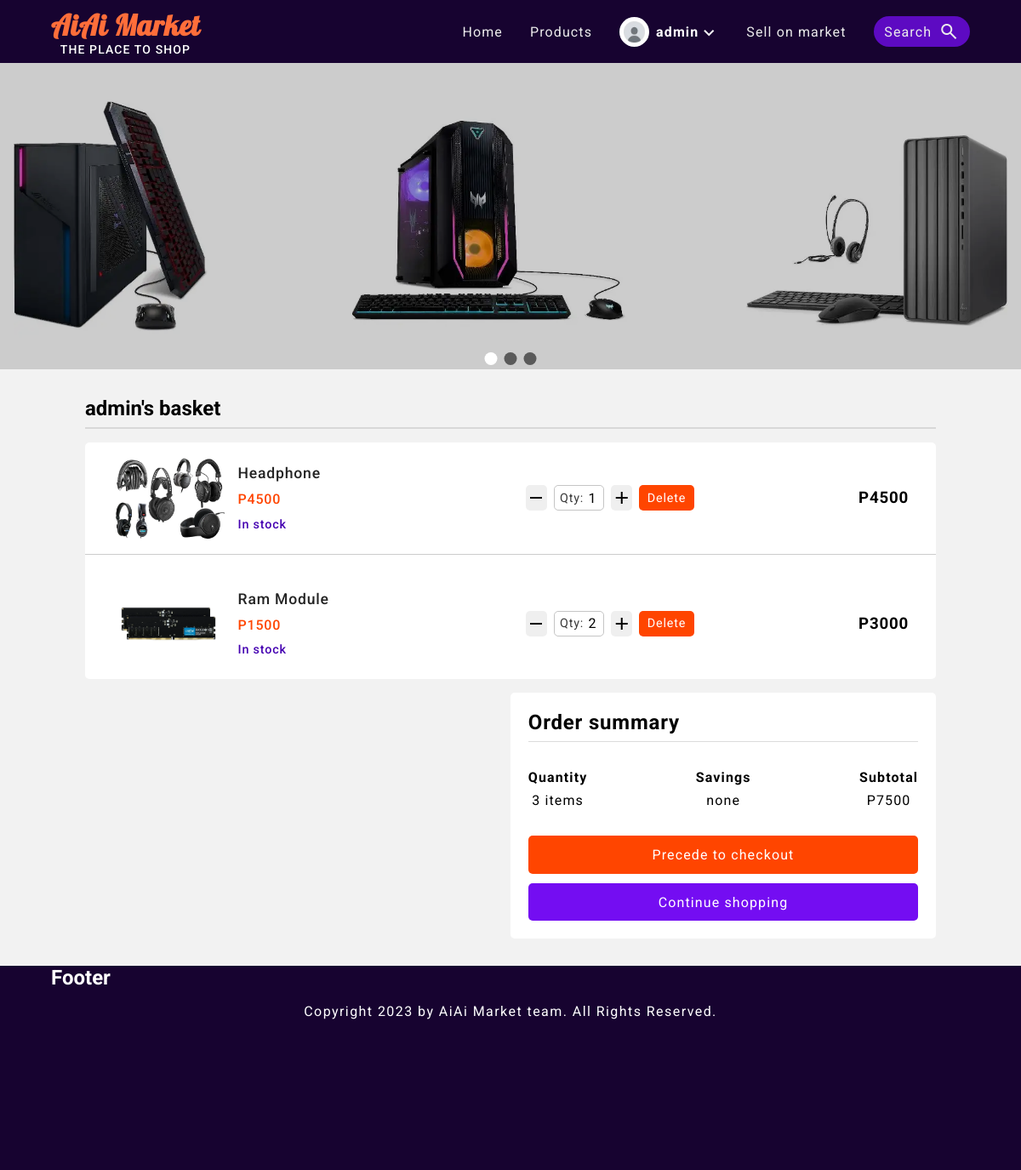
The app's page /my/basket/ (signed in), older data.
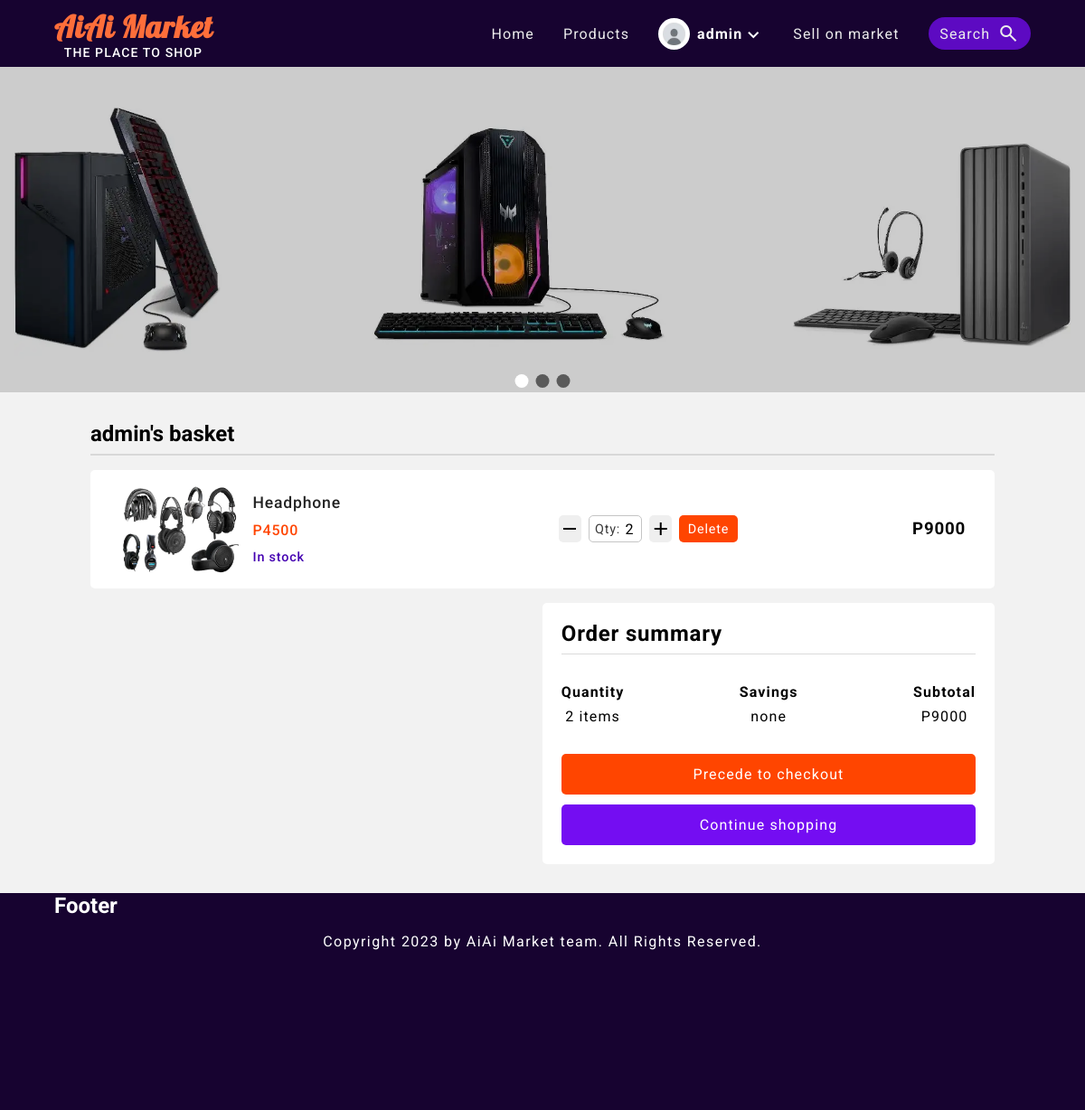
The same page, newer data.
### users/models.py (models this page shows, shortened)
class UserProfile(models.Model):
    user = models.OneToOneField(User, on_delete=models.CASCADE, null=True, blank=True)
    profile_image = models.ImageField(upload_to='profile_images', default='profile_images/default_iamge.webp')
    user_name = models.CharField(max_length=50)
    first_name = models.CharField(max_length=50)
    last_name = models.CharField(max_length=100)
    email = models.EmailField(max_length=100)

### products/models.py (models this page shows, shortened)
class Order(models.Model):
    customer = models.ForeignKey(User, on_delete=models.CASCADE)
    product = models.ForeignKey(Product, on_delete=models.CASCADE)
    ordered_date = models.DateTimeField(auto_now_add=True)
    quantity = models.IntegerField(default=1)
    open = models.BooleanField(default=True)
    def get_order_total(self):
        order = Order.objects.get(customer=self.customer, product=self.product)
        if self.product.get_discount_price():
            order_total = self.quantity * self.product.get_discount_price()
            discount_amount = self.quantity * self.product.price - order_total
            return order_total
        else:
            order_total = self.quantity * self.product.price
            return order_total

class Product(models.Model):
    id = models.UUIDField(
        primary_key=True,
        default=uuid.uuid4,
        editable=False
    )
    category = models.ForeignKey(ProductCategory, on_delete=models.CASCADE)
    sub_category = models.ForeignKey(ProductSubCategory, on_delete=models.CASCADE, null=True, blank=True)
    name = models.CharField(max_length=100)
    brand = models.CharField(max_length=100, blank=True, null=True)
    product_image = models.ImageField(upload_to='product_image', null=True, blank=True)
    description = models.TextField(max_length=300)
    detail = models.TextField()
    price = models.DecimalField(max_digits=10, decimal_places=0, default=0.0)
    created = models.DateTimeField(auto_now_add=True)
    updated = models.DateTimeField(auto_now=True)
    available = models.BooleanField(default=True)
    num_of_times_solid = models.IntegerField(default=0)
    likes = models.DecimalField(max_digits=5, decimal_places=1 ,default=0.0)
    def get_product_image_url(self):
        return self.product_image.url
    def get_discount_price(self):
        item = Product.objects.get(name=self.name)
        if item.sub_category:
            if item.sub_category.name == 'Gaming Laptop':
                discount = float(item.price) - float(item.price) * .10
                return int(str(discount)[0:-2])
        return 0
    class Meta:
        ordering = ['-created']
        verbose_name_plural = 'Products'

### products/views.py (the view)
# urls.py: path('my/basket/', basket_view, name='product-basket'),
@login_required
def basket_view(request):
    user = request.user
    query_set = user.order_set.all()
    context = {'query_set': query_set}
    if not query_set.exists():
        messages.info(request, 'Your basket is empty.')
        return redirect('products:product-list')
    return render(request, 'products/basket.html', context)

### templates/products/basket.html (shortened to what this page needs)
{% extends 'index.html' %}
{% block content %}
<div class="product-basket-wrapper">
    <h2 class="product-basket-header">{{ request.user.username }}'s basket</h2>
    <div class="basket-list">
        {% for product in query_set %}
            <div class="basket-product">
                <div class="basket-product-info-container">
                    <div class="basket-product-image">
                        <img src="{{ product.product.get_product_image_url }}" alt="">
                    </div>
                    <div class="basket-product-info">
                        <p class="basket-product-name">
                            {{ product.product.name }}
                        </p>
                        <div class="basket-product-price-and-discount">
                            {% if product.product.get_discount_price %}
                                <p class="basket-product-price">P{{ product.product.get_discount_price }}</p>
                                <p class="basket-product-discount-price">P{{ product.product.price }} <span>-10%</span></p>
                            {% else %}
                                <p class="basket-product-price">P{{ product.product.price }}</p>
                            {% endif %}
                        </div>
                        <div class="basket-product-available">
                            {% if product.product.available %}
                                <p>In stock</p>
                            {% else %}
                                <p>Out of stock</p>
                            {% endif %}
                        </div>
                    </div>
                </div>
                <form class="basket-total-product" action="{% url 'products:update-basket' product.product.name %}" method="GET">
                    <button type="button"class="basket-minus-item">
                        <span class="material-symbols-outlined">
                        </span>
                    </button>
                    <div class="quantity">
                        Qty:
                        <input class="total-amount" type="text" readonly name='amount' value="{{ product.quantity }}" min="{{ product.quantity }}">
                    </div>
                    <button  type="button" class="basket-add-item">
                        <span class="material-symbols-outlined">
                        </span>
                    </button>
                    <button class='update-or-delete' type="submit">Delete</button>
                </form>
                <div class="total-price">
                    <h3>P{{ product.get_order_total }}</h3>
                </div>
            </div>
        {% endfor %}
    </div>
    <div class="basket-sub-total-container">
        <div class="basket-sub-total">
            <h2>Order summary</h2>
            <div class="basket-sub-total-info">
                <div class="sub-total-basket-quantity">
                    <h4>Quantity</h4>
                    <p>{{ num_of_product }} items</p>
                </div>
                <div class="sub-total-basket-savings">
                    <h4>Savings</h4>
                    {% if discount_amount %}
                        <p>-P{{ discount_amount }}</p>
                    {% else %}
                        <p>none</p>
                    {% endif %}
                </div>
                <div class="sub-total-basket-subtotal">
                    <h4>Subtotal</h4>
                    <p>P{{ sub_total }}</p>
                </div>
            </div>
            <div class="sub-total-btns">
                <a class="basket-checkout-btn" href="{% url 'products:checkout' %}">Precede to checkout</a>
                <a class="basket-continue-shopping-btn" href="{% url 'products:product-list' %}">Continue shopping</a>
            </div>
        </div>
    </div>
</div>
{% endblock content %}

### templates/index.html (shortened to what this page needs)
{% load static %}
<!DOCTYPE html>
<html lang="en">
<head>
    <link rel="stylesheet" type="text/css" href="{% static 'css/style.css' %}">
</head>
<body id="body">
    <header id="header">
        {% include 'navbar.html' %}
    </header>
    <main>
        {% block banner %}
            {% include 'banner.html' %}
        {% endblock banner %}
        {% block content %}
        {% endblock content %}
    </main>
    <footer id="footer">
        <div class="footer-wrapper">
            <div class="footer-contents">
                <h2>Footer</h2>
            </div>
            <div class="copy-right">
                <p>Copyright 2023 by AiAi Market team. All Rights Reserved.</p>
            </div>
        </div>
    </footer>
</body>
</html>

### templates/navbar.html (shortened to what this page needs)
<div class="nav-bar-wrapper">
    <a class="brand-name" href="{% url 'products:product-home' %}">
        <h1>AiAi Market</h1>
        <p>THE PLACE TO SHOP</p>
    </a>
    {% with request.resolver_match.url_name as url_name %}
        <nav class="nav-links">
            <a class="nav-link {% if url_name == 'product-home' %}active-nav-link{% endif %}" href="{% url 'products:product-home' %}">Home</a>
            <a class="nav-link {% if url_name == 'product-list' %}active-nav-link{% endif %}" href="{% url 'products:product-list' %}">Products</a>
            {% if not request.user.is_authenticated %}
                <a class="nav-link {% if url_name == 'user-login' %}active-nav-link{% endif %}" href="{% url 'users:user-login' %}">Login</a>
                <a class="nav-link {% if url_name == 'user-register' %}active-nav-link{% endif %}" href="{% url 'users:user-register' %}">Register</a>
            {% else %}
                <div class="logged-in-user-nav-link-container">
                    <div class="toggle-user-navbar">
                        <img class="logged-in-navbar-user-profile-img" src="{{request.user.userprofile.profile_image.url}}" alt="">
                        <h4 class="logged-in-navbar-username">{{ request.user.username }}</h4>
                        <span class="material-symbols-outlined logged-in-navbar-arrow-down">
                        </span>
                    </div>
                </div>
            {% endif %}
            <a href="{% url 'sellers:sellers-seller' %}" class="nav-link">Sell on market</a>
            <button type="button" class="nav-link nav-link-search-button">
                Search
                <span class="material-symbols-outlined search-icon">search</span>
            </button>
        </nav>
    {% endwith %}
</div>

### templates/banner.html (shortened to what this page needs)
{% load static %}
<div class="large-screen-banner-wrapper">
    <div class="banner-img-container">
        <img src="{% static 'images/pc.webp' %}" alt="">
        <div class="banner-img-background-overlay"></div>
    </div>
    <div class="translate-btns-container">
    </div>
    <div class="indicator">
        <div class="circle"></div>
        <div class="circle"></div>
        <div class="circle"></div>
    </div>
</div>

### static/css/style.css (style rules this page uses)
:root { --purple-10: hsl(267, 90%, 10%); --purple-15: hsl(267, 90%, 15%); --purple-20: hsl(267, 90%, 20%); --purple-25: hsl(267, 90%, 25%); --purple-30: hsl(267, 90%, 30%); --purple-35: hsl(267, 90%, 35%); --purple-40: hsl(267, 90%, 40%); --purple-45: hsl(267, 90%, 45%); --purple-50: hsl(267, 90%, 50%); --purple-55: hsl(267, 90%, 55%); --purple-60: hsl(267, 90%, 60%); --purple-70: hsl(267, 100%, 70%); --purple-97: hsl(263, 30%, 92%); --orange-40: hsl(12, 100%, 40%); --orange-45: hsl(12, 100%, 45%); --orange-50: hsl(12, 100%, 50%); --orange-55: hsl(12, 100%, 55%); --orange-60: hsl(12, 100%, 60%); --orange-65: hsl(12, 100%, 65%); --orange-yellow-54: hsl(34, 100%, 54%); --red-60: hsl(349, 85%, 60%); --black-10: hsl(0, 0%, 10%); --black-15: hsl(0, 0%, 15%); --black-20: hsl(0, 0%, 20%); --black-25: hsl(0, 0%, 25%); --black-30: hsl(0, 0%, 30%); --black-40: hsl(0, 0%, 40%); --black-50: hsl(0, 0%, 50%); --black-70: hsl(0, 0%, 70%); --black-80: hsl(0, 0%, 80%); --black-85: hsl(0, 0%, 85%); --black-95: hsl(0, 0%, 95%); }
html, body { scroll-behavior: smooth; max-width: 1920px; margin: 0 auto; }
a { display: inline-block; text-decoration: none; }
header { background: var(--purple-10) }
main { background: var(--black-95); min-height: 100vh; }
.large-screen-banner-wrapper { height: 45vh; position: relative; display: flex; flex-wrap: nowrap; overflow: hidden; }
.banner-img-container { background: white; position: relative; flex: 0 0 100%; transition: transform 300ms linear; display: flex; }
.banner-img-container > img { width: 100%; display: block; object-fit: contain; }
.banner-img-background-overlay { position: absolute; z-index: 1; left: 0; top: 0; width: 100%; height: 100%; background: rgba(0, 0, 0, 0.200) }
.translate-btns-container { position: absolute; z-index: 1; top: 0; left: 0; height: 100%; width: 100%; display: flex; align-items: center; justify-content: space-between; background: transparent; }
.indicator { position: absolute; z-index: 2; left: 50%; transform: translateX(-50%); bottom: 5px; display: flex; justify-content: center; gap: 0.5rem; }
.circle { width: 15px; aspect-ratio: 1/1; border-radius: 50%; background: rgb(90, 90, 90); }
@media screen and (max-width: 1340px) { .banner-img-container { padding: 0 1rem; } }
.nav-bar-wrapper { display: none; }
@media screen and (min-width: 910px) { .nav-bar-wrapper { width: 90%; margin: 0 auto; display: flex; justify-content: space-between; align-items: center; flex-wrap: wrap; padding: 0.5rem 0; row-gap: 0.5rem; column-gap: 1rem; } }
@media screen and (min-width: 910px) { .nav-links { display: flex; flex-wrap: wrap; align-items: center; row-gap: 0.5rem; column-gap: 2rem; } }
@media screen and (min-width: 910px) { .brand-name { display: flex; flex-direction: column; align-items: center; } }
@media screen and (min-width: 910px) { .brand-name > h1 { font-size: 2.1rem; letter-spacing: 0.05rem; font-weight: 700; color: rgb(255, 110, 58); font-family: 'Lobster', 'Roboto', sans-serif; } }
@media screen and (min-width: 910px) { .brand-name > p { color: white; letter-spacing: 0.07rem; font-weight: 500; font-size: 14px; } }
@media screen and (min-width: 910px) { .logged-in-user-nav-link-container { position: relative; } }
@media screen and (min-width: 910px) { .toggle-user-navbar { color: white; letter-spacing: 0.05rem; cursor: pointer; display: flex; align-items: center; -webkit-tap-highlight-color: transparent !important; } }
@media screen and (min-width: 910px) { .toggle-user-navbar > span { margin-top: 0.2rem; } }
@media screen and (min-width: 910px) { .toggle-user-navbar > img { width: 35px; display: block; aspect-ratio: 1/1; border-radius: 50%; margin-right: 0.5rem } }
@media screen and (min-width: 910px) { .toggle-user-navbar > h4 { letter-spacing: 0.07rem; } }
@media screen and (min-width: 910px) { .nav-link { color: rgb(236, 236, 236); letter-spacing: 0.07rem; } }
@media screen and (min-width: 910px) { .nav-link-search-button { background: var(--purple-40); padding: 0.4rem 0.8rem; border-radius: 20px; font-size: 1rem; display: flex; align-items: center; gap: 0.5rem; border: none; cursor: pointer; -webkit-tap-highlight-color: transparent !important; } }
.footer-wrapper { min-height: 30vh; background: rgb(23, 3, 48); }
.footer-contents { width: 90%; margin: 0 auto; }
.footer-contents > * { color: white; }
.copy-right { padding: 1rem; }
.copy-right > p { color: white; letter-spacing: 0.09rem; text-align: center; }

Row changes from the older to the newer data that the page shows:
removed Order: product.get_product_image_url (picture), product.name "Ram Module", product.price "1500", shows "In stock", amount "2", get_order_total "3000"
changed Order "Headphone": amount "1" → "2"; get_order_total "4500" → "9000"
Text that changed along with them:
{{ num_of_product }}: "3" → "2"
{{ sub_total }}: "7500" → "9000"
